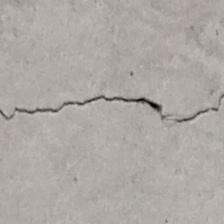
#> input picture dataset_coco/test/image_C_132_jpg.rf.dS34xGnoq5NEVBtxGTpW.jpg, 224 x 224 px
$ python -i prepare_dataset.py   (imports and definitions only)
#> lines starting #> are read from the running program, lines starting #| are printed output that depends on the picture
#!/usr/bin/env python3
"""COCO -> YOLO 변환 + pier hard-negative 주입 + 수중 틴트 증강.

산출:
  dataset_yolo_baseline/  크랙 데이터만 (비교용 baseline)
  dataset_yolo_fixed/     크랙 + pier negatives + 수중 틴트 증강본
  eval_negatives/         학습에 안 쓴 pier 이미지 50장 (오탐 평가 전용)
"""
import json, random, shutil
from pathlib import Path
from PIL import Image, ImageEnhance

WS = Path('/root/home/crack_ws')
COCO = WS / 'dataset_coco'
PIER_RAW = Path('/root/home/vlm_ws/src/stonefish_sim/stonefish_vlm/pier_detection/dataset/raw')
# [1 line not run here, left out]


# [19 lines left out: function convert_split, not called in this run]


def underwater_tint(src, dst):
#> called with dst = 'out.png'
    im = Image.open(src).convert('RGB')
#> im is the input picture: PIL image 224x224 RGB; mean R, G, B 173.4, 168.3, 163.7
    r, g, b = im.split()
    # 청록 캐스트: R 감쇠, G/B 유지 — 수중에서 적색이 먼저 흡수됨
    r = r.point(lambda v: int(v * random.uniform(0.35, 0.6)))
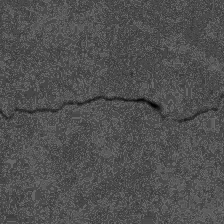
#> r: PIL image 224x224 L; min 1, max 109, mean 80.1
    g = g.point(lambda v: int(v * random.uniform(0.85, 1.0)))
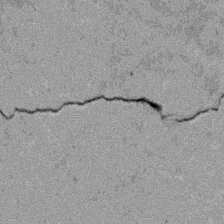
#> g: PIL image 224x224 L; min 0, max 194, mean 154.1
    im = Image.merge('RGB', (r, g, b))
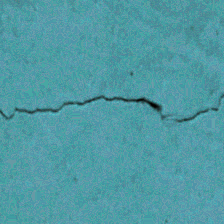
#> im: PIL image 224x224 RGB; mean R, G, B 80.1, 154.1, 163.7
    im = ImageEnhance.Brightness(im).enhance(random.uniform(0.5, 0.8))
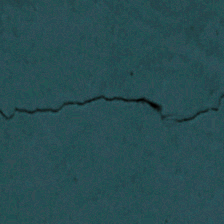
#> im: PIL image 224x224 RGB; mean R, G, B 39.8, 76.9, 81.6
    im = ImageEnhance.Contrast(im).enhance(random.uniform(0.7, 0.95))
    im.save(dst, quality=90)


def write_yaml(root, name):
    (root / 'data.yaml').write_text(
        f"path: {root}\ntrain: images/train\nval: images/valid\ntest: images/test\nnames:\n  0: crack\n")


# [41 lines left out: function main, not called in this run]


# [2 lines not run here, left out]

>>> result = underwater_tint('../dataset_coco/test/image_C_132_jpg.rf.dS34xGnoq5NEVBtxGTpW.jpg', 'out.png')

$ run again, on dataset_coco/train/image_C_143_jpg.rf.tpb3avvetJq0f9jzhYzn.jpg
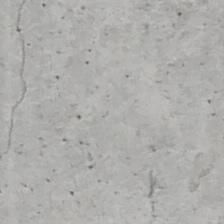
#> input picture dataset_coco/train/image_C_143_jpg.rf.tpb3avvetJq0f9jzhYzn.jpg, 224 x 224 px
#> in underwater_tint, im is the input picture: PIL image 224x224 RGB; mean R, G, B 174.6, 174.1, 172
#> in underwater_tint, `r = r.point(lambda v: int(v * random.uniform(0.35, 0.6)))`:
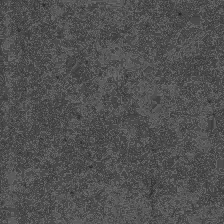
#> r: PIL image 224x224 L; min 35, max 109, mean 80.6
#> in underwater_tint, `im = ImageEnhance.Brightness(im).enhance(random.uniform(0.5, 0.8))`:
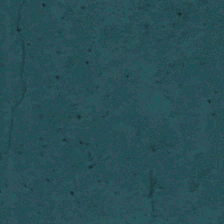
#> im: PIL image 224x224 RGB; mean R, G, B 40.1, 79.1, 85.7

$ run again, on dataset_coco/train/image_C_14_jpg.rf.eo29C5o8C9W7hZunW7dK.jpg
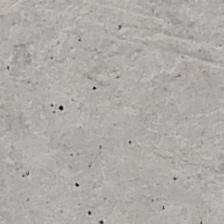
#> input picture dataset_coco/train/image_C_14_jpg.rf.eo29C5o8C9W7hZunW7dK.jpg, 224 x 224 px
#> in underwater_tint, im is the input picture: PIL image 224x224 RGB; mean R, G, B 174.6, 170.7, 167.5
#> in underwater_tint, `r = r.point(lambda v: int(v * random.uniform(0.35, 0.6)))`:
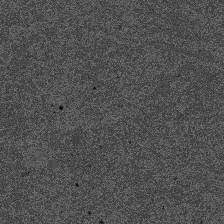
#> r: PIL image 224x224 L; min 2, max 118, mean 80.4
#> in underwater_tint, `im = ImageEnhance.Brightness(im).enhance(random.uniform(0.5, 0.8))`:
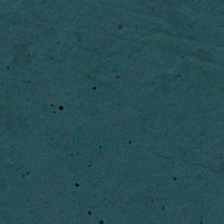
#> im: PIL image 224x224 RGB; mean R, G, B 40, 77.9, 83.5

$ run again, on dataset_coco/valid/image_C_105_jpg.rf.9qTN9VSqKRS1B9DlGwpT.jpg
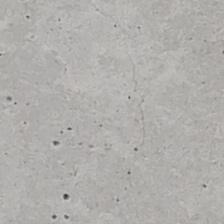
#> input picture dataset_coco/valid/image_C_105_jpg.rf.9qTN9VSqKRS1B9DlGwpT.jpg, 224 x 224 px
#> in underwater_tint, im is the input picture: PIL image 224x224 RGB; mean R, G, B 176.3, 174.9, 171.8
#> in underwater_tint, `r = r.point(lambda v: int(v * random.uniform(0.35, 0.6)))`:
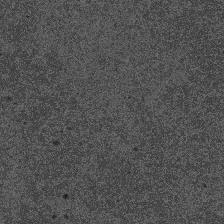
#> r: PIL image 224x224 L; min 19, max 109, mean 81.5
#> in underwater_tint, `im = ImageEnhance.Brightness(im).enhance(random.uniform(0.5, 0.8))`:
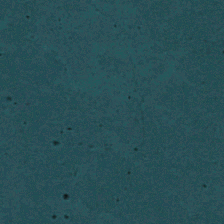
#> im: PIL image 224x224 RGB; mean R, G, B 40.5, 79.5, 85.7
